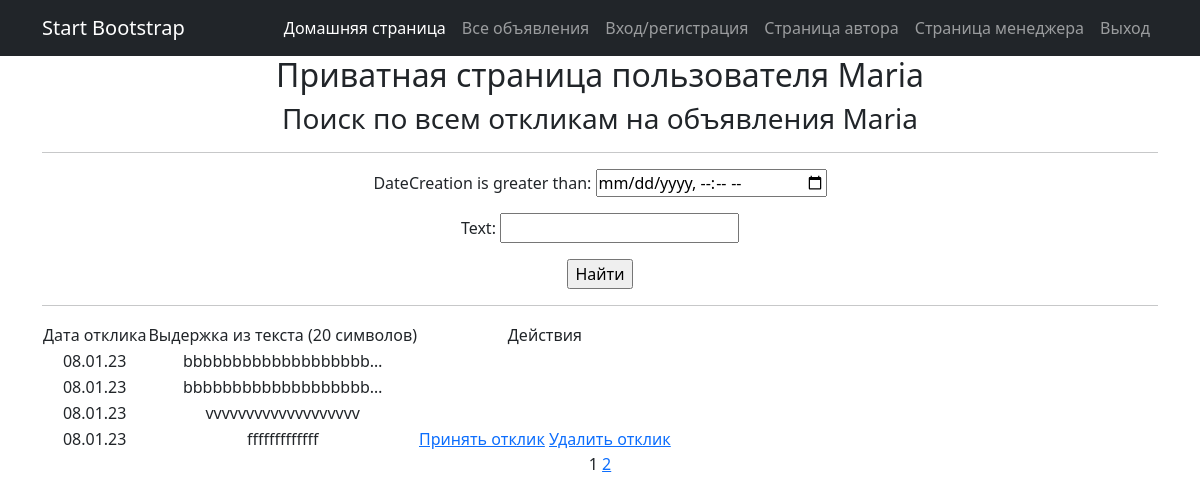
The app's page /comment/search/ (signed in) with its own data.
### news/models.py (models this page shows, shortened)
class Comment(models.Model):
    commentPost = models.ForeignKey(Post, on_delete=models.CASCADE)
    commentUser = models.ForeignKey(User, on_delete=models.CASCADE)
    text = models.TextField()
    dateCreation = models.DateTimeField(auto_now_add=True)
    status = models.BooleanField(default=False)

### news/views.py (the view)
# urls.py: path('comment/search/', CommentSearch.as_view(), name='comment_search'),
class CommentSearch(PermissionRequiredMixin, ListView):
    permission_required = ('news.add_comment', 'news.add_post')
    raise_exception = True
    model = Comment
    ordering = '-dateCreation'
    template_name = 'comment_search.html'
    context_object_name = 'comment_search'
    paginate_by = 4  # количество записей на странице
    def get_queryset(self):
        queryset = super().get_queryset()
        user_current = self.request.user
        groups_of_current_user = user_current.groups.all().values_list('name', flat=True)
        post_by_current_user = Post.objects.filter(author=user_current.author)
        queryset = queryset.filter(commentPost__in=post_by_current_user)
        self.filterset = CommentFilter(self.request.GET, queryset)
        return self.filterset.qs
    def get_context_data(self, **kwargs):
        context = super().get_context_data(**kwargs)
        context['filterset'] = self.filterset
        return context

### news/templatetags/custom_tags.py (called while the page is built)
@register.simple_tag(takes_context=True)
def url_replace(context, **kwargs):
    d = context['request'].GET.copy()
    for k, v in kwargs.items():
        d[k] = v
    return d.urlencode()

### templates/comment_search.html (shortened to what this page needs)
{% extends 'flatpages/default.html' %}
{% load custom_tags %}
{% block content %}
    <h2>Приватная страница пользователя {{ user }}</h2>
    <h3>Поиск по всем откликам на объявления {{ user }}</h3>
    <hr>
    <form action="" method="get">
        {{ filterset.form.as_p }}
        <input type="submit" value="Найти" />
    </form>
    {% if comment_search %}
        <hr>
        <table>
            <tr>
                <td>Дата отклика</td>
                <td>Выдержка из текста (20 символов)</td>
                <td>Действия</td>
            </tr>
            {% for i_comment in comment_search %}
            <tr>
                <td>{{ i_comment.dateCreation|date:'d.m.y' }}</td>
                <td>{{ i_comment.text|truncatechars:20 }}</td>
                <td>{% if not i_comment.status %}
                        {% if user.code.user_status %}
                            <a href="{% url 'comment_accept' pk=i_comment.id %}">Принять отклик</a>
                        {% else %}
                            <a href="{% url 'confirm' pk=user.code.id %}">Подтвердить регистрацию кодом</a>
                        {% endif %}
                        {% if user.code.user_status %}
                            <a href="{% url 'comment_delete' pk=i_comment.id %}">Удалить отклик</a>
                        {% else %}
                            <a href="{% url 'confirm' pk=user.code.id %}">Подтвердить регистрацию кодом</a>
                        {% endif %}
                    {% endif %}
            </tr>
            {% endfor %}
        </table>
    {% else %}
        <h3>Откликов по заданным параметрам поиска нет!</h3>
    {% endif %}
   {{ page_obj.number }}
   {% if page_obj.has_next %}
       <a href="?{% url_replace page=page_obj.next_page_number %}">{{ page_obj.next_page_number }}</a>
   {% endif %}
{% endblock content %}

### records on screen
Comment: dateCreation "08.01.23", text "bbbbbbbbbbbbbbbbbbb…"
Comment: dateCreation "08.01.23", text "bbbbbbbbbbbbbbbbbbb…"
Comment: dateCreation "08.01.23", text "vvvvvvvvvvvvvvvvvvv"
Comment: dateCreation "08.01.23", text "fffffffffffff", status "Принять отклик"

### other values on screen
{{ user }} "Maria"
{{ page_obj.number }} "1"
{{ page_obj.next_page_number }} "2"
